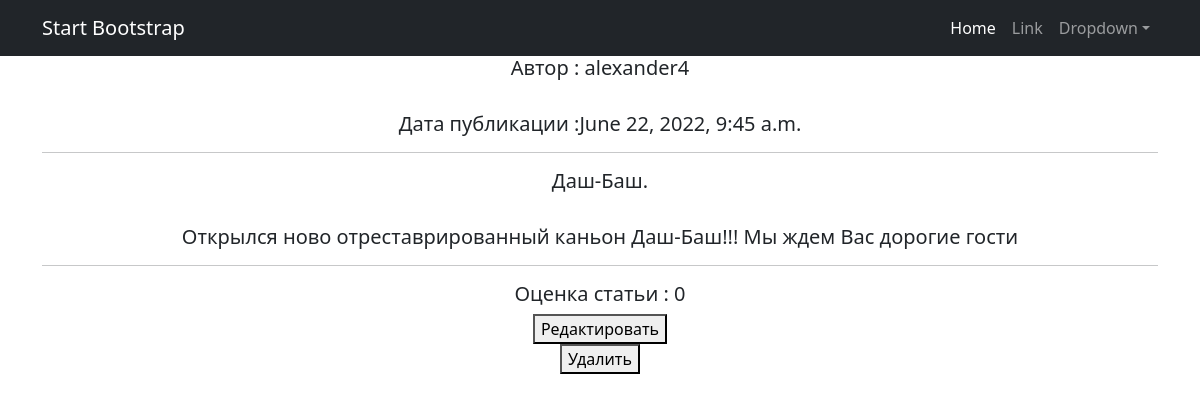
Screenshot of /news/79 with the database file from the repository.
### news/models.py (models this page shows, shortened)
class Post(models.Model):
    article = 'AR'
    news = 'NW'
    TYPES = [(article, 'статья'), (news, 'новость')]
    post_author = models.ForeignKey(Author, on_delete=models.CASCADE)
    post_type = models.CharField(max_length=2, choices=TYPES)
    post_time_create = models.DateTimeField(auto_now_add=True)
    post_category = models.ManyToManyField(Category, through='PostCategory')
    post_title = models.CharField(max_length=255)
    post_text = models.TextField()
    post_rating = models.IntegerField(default=0)

class Author(models.Model):
    author = models.OneToOneField(User, on_delete=models.CASCADE)
    author_rating = models.IntegerField(default=0, verbose_name='rating')
    def __str__(self):
        return f'{self.author}'

### news/views.py (the view)
# urls.py: path('<int:pk>', PostDetail.as_view(), name='post'),
class PostDetail(DetailView):
    model = Post
    template_name = 'post.html'
    context_object_name = 'post'
    queryset = Post.objects.all()
    def get_object(self, *args, **kwargs):
        l1.error('log-django')
        l2.error('log-security')
        l3.error('log-request')
        l4.error('log-server')
        l5.error('log-template')
        l6.error('log-db')
        obj = cache.get(f'post-{self.kwargs["pk"]}', None)
        if not obj:
            obj = super().get_object(queryset=self.queryset)
            cache.set(f'post-{self.kwargs["pk"]}', obj)
        return obj

### news/templatetags/custom_filters.py (called while the page is built)
@register.filter(name='censor')
def censor(value):
    count = 0
    bad_words = ['сука', 'черт', 'блин', 'скотина', 'падла', 'гадость']
    text = value.split()
    for word in text:
        word = word.lower()
        for bad_word in bad_words:
            if word == bad_word:
                return value.replace(text[count], '*' * len(word))
        count += 1
    return value

### templates/post.html (shortened to what this page needs)
{% extends 'flatpages/default.html' %}
{% load custom_filters %}
{% load custom_tags %}
{% block content %}
<h5>Автор : {{ post.post_author }}</h5>
<br>
<h5>Дата публикации :{{ post.post_time_create }}</h5>
<hr>
<h5> {{ post.post_title | censor}}.</h5>
<br>
<h5> {{ post.post_text | censor }}</h5>
<hr>
<h5> Оценка статьи : {{ post.post_rating }}</h5>
<body>
  <form action="{% url 'post_update' post.id %}">
   <button>Редактировать</button>
  </form>
  <form action="{% url 'post_delete' post.id %}">
   <button>Удалить</button>
  </form>
 </body>
{% endblock content %}

### rows the page displays
Post: post_author "alexander4", post_time_create "June 22, 2022, 9:45 a.m.", post_title|censor "Даш-Баш", post_text|censor "Открылся ново отреставрированный каньон Даш-Баш!!! Мы ждем Вас дорогие гости", post_rating "0"
